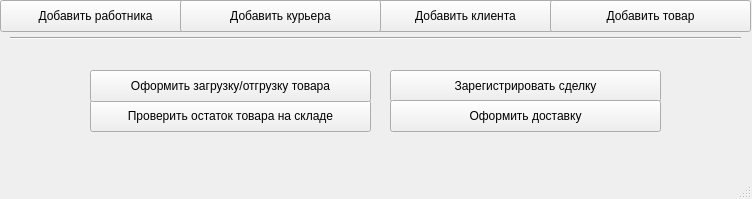
<?xml version="1.0" encoding="UTF-8"?>
<ui version="4.0">
 <class>MainWindow</class>
 <widget class="QMainWindow" name="MainWindow">
  <property name="geometry">
   <rect>
    <x>0</x>
    <y>0</y>
    <width>752</width>
    <height>199</height>
   </rect>
  </property>
  <property name="windowTitle">
   <string>MainWindow</string>
  </property>
  <widget class="QWidget" name="centralwidget">
   <widget class="QPushButton" name="addWorkerButton">
    <property name="geometry">
     <rect>
      <x>0</x>
      <y>0</y>
      <width>191</width>
      <height>32</height>
     </rect>
    </property>
    <property name="text">
     <string>Добавить работника</string>
    </property>
   </widget>
   <widget class="QPushButton" name="pushButton_2">
    <property name="geometry">
     <rect>
      <x>390</x>
      <y>70</y>
      <width>271</width>
      <height>32</height>
     </rect>
    </property>
    <property name="text">
     <string>Зарегистрировать сделку</string>
    </property>
   </widget>
   <widget class="QPushButton" name="addClientButton">
    <property name="geometry">
     <rect>
      <x>370</x>
      <y>0</y>
      <width>191</width>
      <height>32</height>
     </rect>
    </property>
    <property name="text">
     <string>Добавить клиента</string>
    </property>
   </widget>
   <widget class="QPushButton" name="pushButton_4">
    <property name="geometry">
     <rect>
      <x>390</x>
      <y>100</y>
      <width>271</width>
      <height>32</height>
     </rect>
    </property>
    <property name="text">
     <string>Оформить доставку</string>
    </property>
   </widget>
   <widget class="QPushButton" name="pushButton_5">
    <property name="geometry">
     <rect>
      <x>180</x>
      <y>0</y>
      <width>201</width>
      <height>32</height>
     </rect>
    </property>
    <property name="text">
     <string>Добавить курьера</string>
    </property>
   </widget>
   <widget class="QPushButton" name="pushButton_6">
    <property name="geometry">
     <rect>
      <x>90</x>
      <y>100</y>
      <width>281</width>
      <height>32</height>
     </rect>
    </property>
    <property name="text">
     <string>Проверить остаток товара на складе</string>
    </property>
   </widget>
   <widget class="QPushButton" name="pushButton_7">
    <property name="geometry">
     <rect>
      <x>90</x>
      <y>70</y>
      <width>281</width>
      <height>32</height>
     </rect>
    </property>
    <property name="text">
     <string>Оформить загрузку/отгрузку товара</string>
    </property>
   </widget>
   <widget class="QPushButton" name="addProductButton">
    <property name="geometry">
     <rect>
      <x>550</x>
      <y>0</y>
      <width>201</width>
      <height>32</height>
     </rect>
    </property>
    <property name="text">
     <string>Добавить товар</string>
    </property>
   </widget>
   <widget class="Line" name="line">
    <property name="geometry">
     <rect>
      <x>10</x>
      <y>30</y>
      <width>731</width>
      <height>16</height>
     </rect>
    </property>
    <property name="orientation">
     <enum>Qt::Horizontal</enum>
    </property>
   </widget>
  </widget>
  <widget class="QMenuBar" name="menubar">
   <property name="geometry">
    <rect>
     <x>0</x>
     <y>0</y>
     <width>752</width>
     <height>26</height>
    </rect>
   </property>
  </widget>
  <widget class="QStatusBar" name="statusbar"/>
 </widget>
 <resources/>
 <connections/>
</ui>
